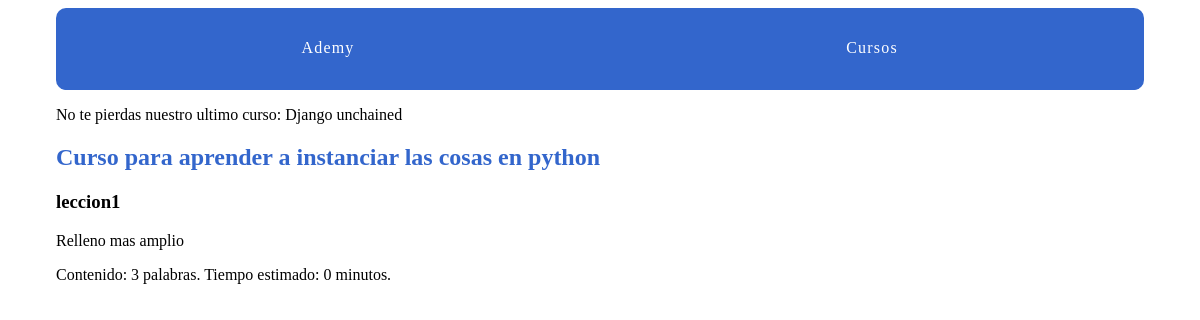
/courses/2/7/, run on the app's committed database.
### courses/models.py (models this page shows, shortened)
class Course(models.Model):         #esta linea define una clase llamada Course que hereda de models.Model
    created_at = models.DateTimeField(auto_now_add=True)   #esta linea define un campo llamado created_at que es de tipo DateTimeField y que se llena automaticamente con el tiempo en el que se creo el registro
    title = models.CharField(max_length=255)    #esta linea define un campo llamado title que es de tipo CharField y que puede contener hasta 255 caracteres
    description = models.TextField()            #esta linea define un campo llamado description que es de tipo TextField y que puede contener texto sin limite de caracteres
    def __str__(self):      #esta linea define un metodo llamado __str__ que devuelve una cadena de texto que representa al objeto
        return self.title       #esta linea retorna el valor del campo title como una cadena de texto

class Lesson(models.Model):
    title = models.CharField(max_length=50)
    description = models.TextField()
    content = models.TextField(blank=True, default='')
    order = models.IntegerField(default=0)
    course = models.ForeignKey(Course, on_delete=models.CASCADE) #esta linea define un campo llamado Course que es de tipo ForeignKey y que hace referencia a la clase Course
    class Meta:     #para que sirve el class meta? es para definir metadatos de la clase y esta linea sirve para definir metadatos de la clase Lesson
        ordering = ['order',]        #esta linea define un atributo llamado ordering que especifica la forma en que se ordenan los objetos de la clase Lesson en la base de datos

### courses/views.py (the view)
# urls.py: path('<int:course_pk>/<int:lesson_pk>/', views.lesson_detail, name='lesson_detail'),  #hay que verificar siempre que este bien escrito las llaves primarias
def lesson_detail(request, course_pk, lesson_pk):
    lesson = get_object_or_404(Lesson, course_id=course_pk, pk=lesson_pk)
    return render(request, 'courses/lesson_detail.html', {'lesson': lesson})

### courses/templatetags/course_extras.py (called while the page is built)
@register.simple_tag
def last_course():
    return Course.objects.latest('created_at')

@register.filter('time_estimate')
def time_estimate(word_count):
    minutes = round(word_count/20)
    return minutes

### courses/Templates/courses/lesson_detail.html (shortened to what this page needs)
{% extends "layout.html" %}
{% load course_extras %}
{%block content%}
<article>
    <h2>
        <a href="{% url 'courses:detail' pk=lesson.course.pk %}"> {{ lesson.course.title }} </a>
    </h2>
    <h3>{{lesson.title}}</h3>
    {% with content=lesson.content %}
        {{content|linebreaks}}
        Contenido: {{content|wordcount}} palabras. Tiempo estimado: {{ content|wordcount|time_estimate }} minutos.
    {% endwith %}
</article>
{%endblock%}

### ademy/Templates/layout.html (shortened to what this page needs)
{% load static %}
{% load course_extras %}
<!DOCTYPE html>
<html>
    <head>
        <link rel="stylesheet" href="{% static 'css/layout.css' %}">
    </head>
    <body>
        <div class="site-container">
            <nav>
                <a href="{% url 'home' %}">Ademy</a>
                <a href="{% url 'courses:course_list' %}">Cursos</a>
            </nav>
            <p>No te pierdas nuestro ultimo curso: {% last_course %}</p>
            {% block content%}{% endblock %}
        </div>
    </body>
</html>

### assets/css/layout.css (style rules this page uses)
html { box-sizing: border-box; }
*, *::after, *::before { box-sizing: inherit; }
.site-container { max-width: 68em; margin-left: auto; margin-right: auto; }
.site-container::after { clear: both; content: ""; display: table; }
.site-container nav { width: 100%; display: table; width: 100%; table-layout: fixed; border-bottom-left-radius: 10px; border-bottom-right-radius: 10px; border-top-left-radius: 10px; border-top-right-radius: 10px; border-bottom-left-radius: 10px; border-top-left-radius: 10px; border-bottom-right-radius: 10px; border-top-right-radius: 10px; background-color: #3366CC; margin-bottom: 1em; overflow: hidden; }
.site-container nav a { display: table-cell; width: 8.33333%; padding: 10px; border-bottom: 2px solid #3366CC; color: #FFFFFF; letter-spacing: 0.075em; line-height: 60px; text-align: center; text-decoration: none; }
article h2 a, article h3 a { color: #3366CC; text-decoration: none; }

### data on the page
Course: title "Django unchained"
Lesson: course "Curso para aprender a instanciar las cosas en python", title "leccion1", content "Relleno mas amplio", content "3", content "0"
